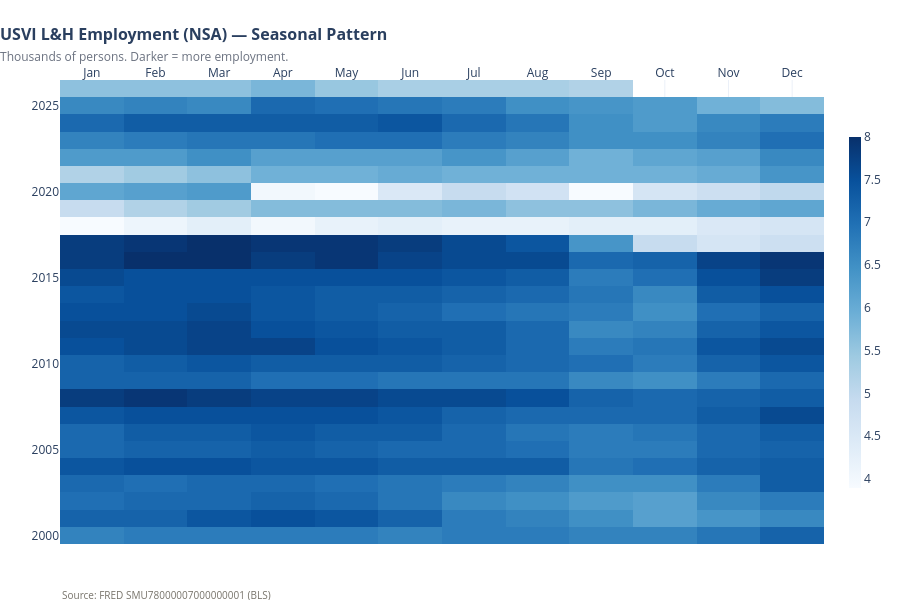

The cell this chart's notebook holds for it:
### Markdown cell above
---
## 2. FRED Monthly — NSA Seasonality

### Code cell
from src.charts import monthly_heatmap

fred_heat = fred.query("year >= 2000").copy()
fred_heat["year_int"] = fred_heat["year"].astype(int)
fred_heat["month_int"] = fred_heat["month"].astype(int)

fig = monthly_heatmap(
    fred_heat,
    year_col="year_int",
    month_col="month_int",
    value_col="emp_nsa",
    title="USVI L&H Employment (NSA) — Seasonal Pattern",
    subtitle="Thousands of persons. Darker = more employment.",
    source="FRED SMU78000007000000001 (BLS)",
    colorscale="Blues",
    height=600,
)
fig.show()

### Figure 1 — Plotly figure (JSON) as saved in the notebook; plotly's stock layout.template omitted (floating-point values rounded to 4 significant figures; data arrays with more than 128 entries replaced by an {"elided": "..."} marker saying what was removed)
{"data": [{"colorbar": {"len": 0.8, "thickness": 12}, "colorscale": [[0, "rgb(247,251,255)"], [0.125, "rgb(222,235,247)"], [0.25, "rgb(198,219,239)"], [0.375, "rgb(158,202,225)"], [0.5, "rgb(107,174,214)"], [0.625, "rgb(66,146,198)"], [0.75, "rgb(33,113,181)"], [0.875, "rgb(8,81,156)"], [1, "rgb(8,48,107)"]], "hovertemplate": "%{y} %{x}: %{z:,.0f}<extra></extra>", "type": "heatmap", "x": ["Jan", "Feb", "Mar", "Apr", "May", "Jun", "Jul", "Aug", "Sep", "Oct", "Nov", "Dec"], "y": [2026, 2025, 2024, 2023, 2022, 2021, 2020, 2019, 2018, 2017, 2016, 2015, 2014, 2013, 2012, 2011, 2010, 2009, 2008, 2007, 2006, 2005, 2004, 2003, 2002, 2001, 2000], "z": {"elided": "27x12 float values"}}], "layout": {"annotations": [{"showarrow": false, "text": "<span style='color:#77736a;font-size:10px'>Source: FRED SMU78000007000000001 (BLS)</span>", "x": 0, "xanchor": "left", "xref": "paper", "y": -0.09, "yanchor": "top", "yref": "paper"}], "height": 600, "margin": {"b": 56, "l": 60, "r": 24, "t": 80}, "title": {"font": {"size": 16}, "text": "<b>USVI L&H Employment (NSA) — Seasonal Pattern</b><br><span style='font-size:12px;font-weight:400;color:#6b7280'>Thousands of persons. Darker = more employment.</span>", "x": 0}, "xaxis": {"side": "top"}}}
